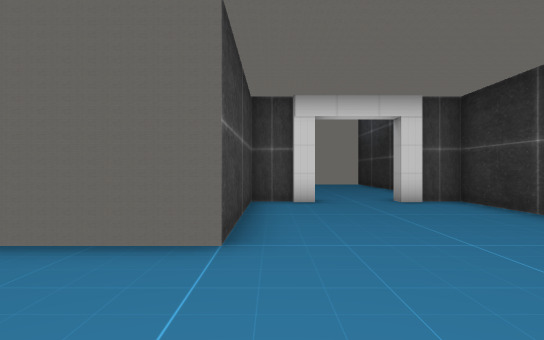
view 1 (above)

20 first-person views from a walk through a scene from a Unity 3-D project. The camera is 1.5 m above the floor, looks level and sees 75° across. Doors are open. The floor is counted in squares, 2 m on a side. Each view is taken from the middle of a square. On the plan, view 1 faces up. The plan holds only what a view shows up to about 11 squares ahead; the rest is blank. The player character is not drawn.

view 2
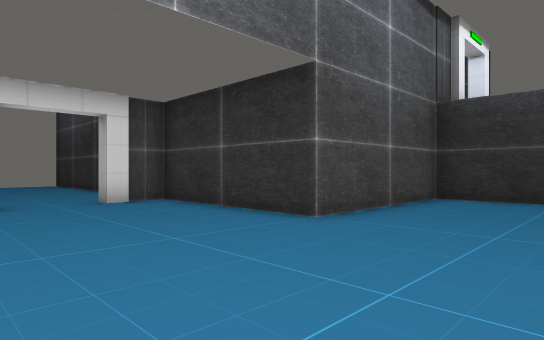

view 3
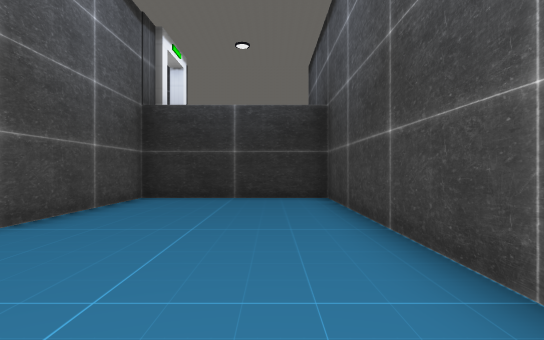

view 4
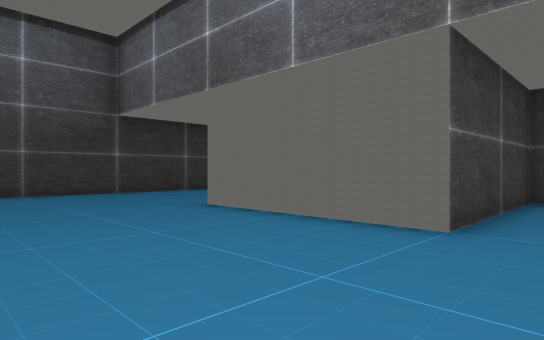

view 5
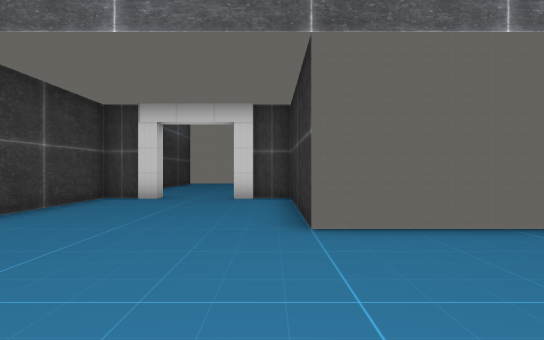

view 6
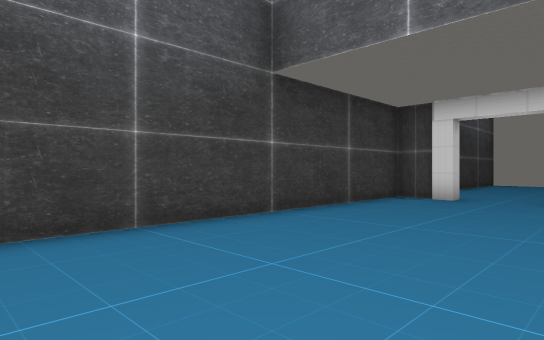

view 7
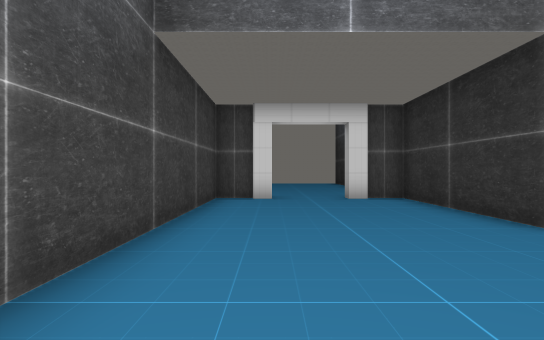

view 8
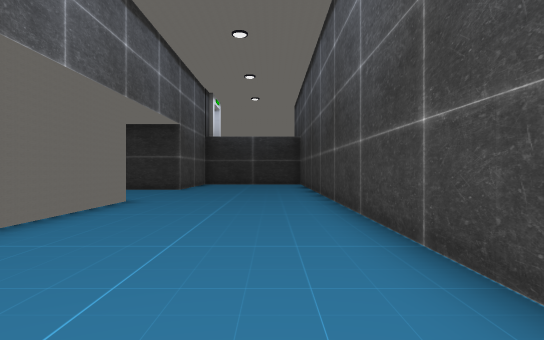

view 9
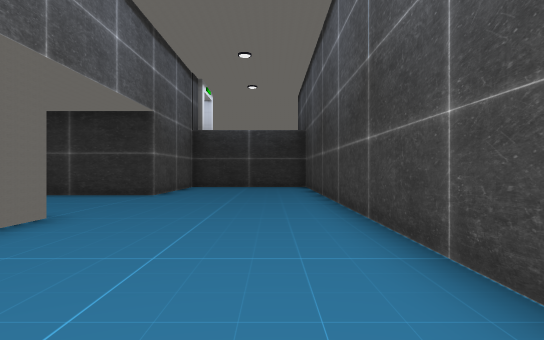

view 10
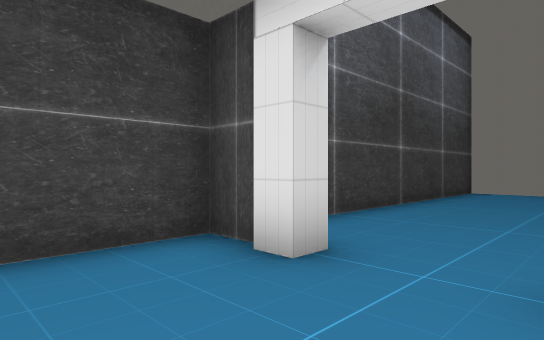

view 11
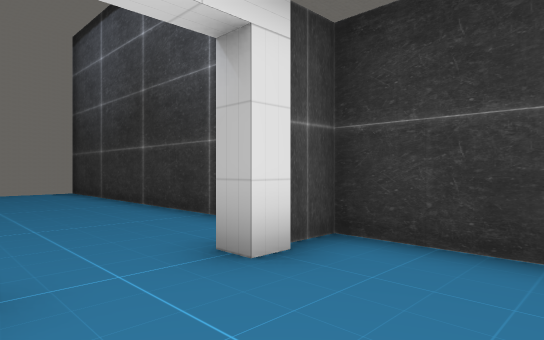

view 12
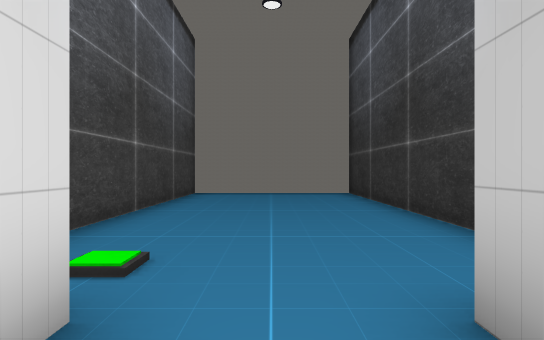

view 13
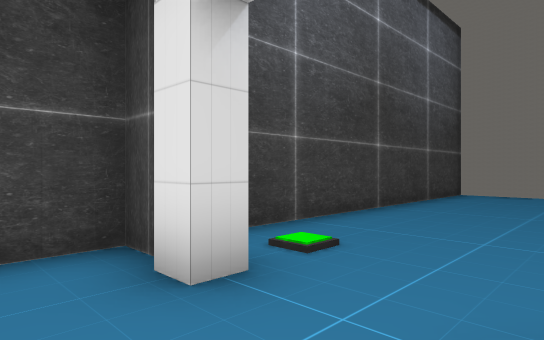

view 14
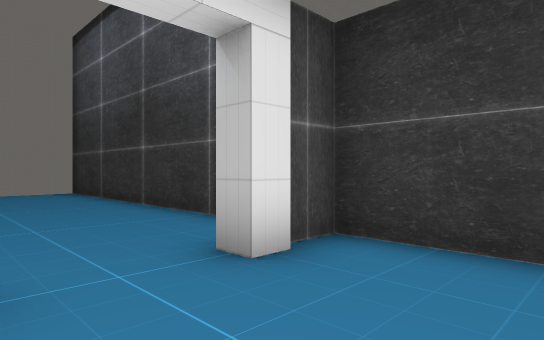

view 15
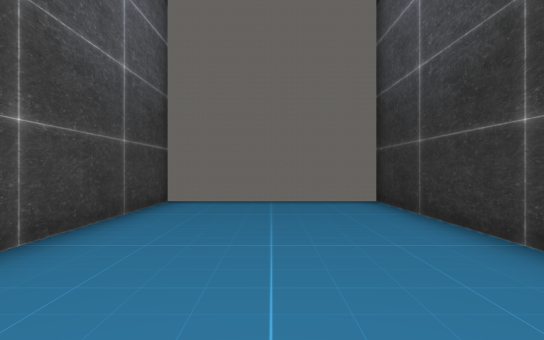

view 16
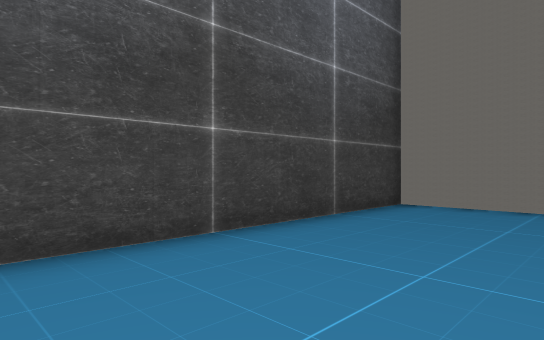

view 17
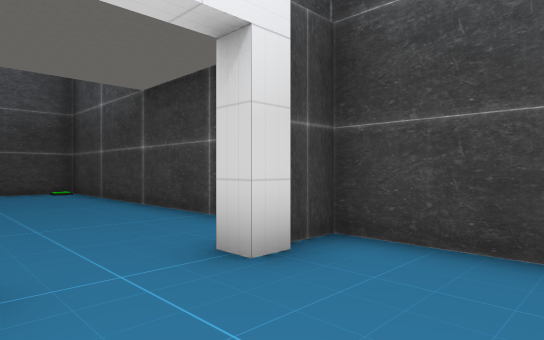

view 18
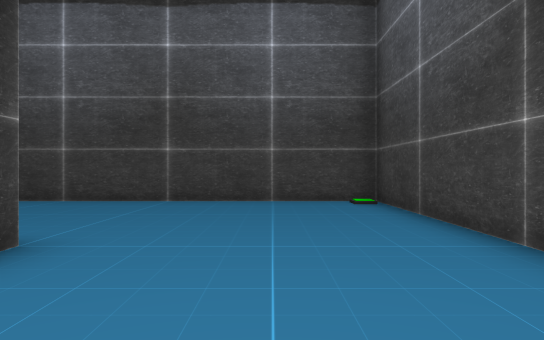

view 19
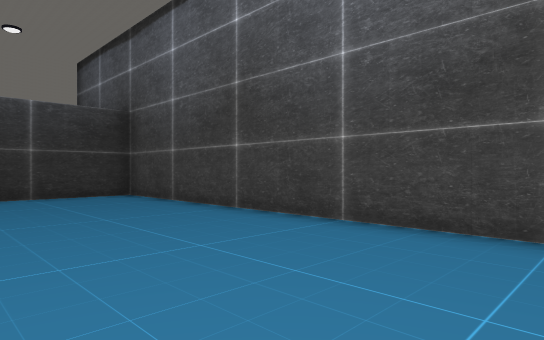

view 20
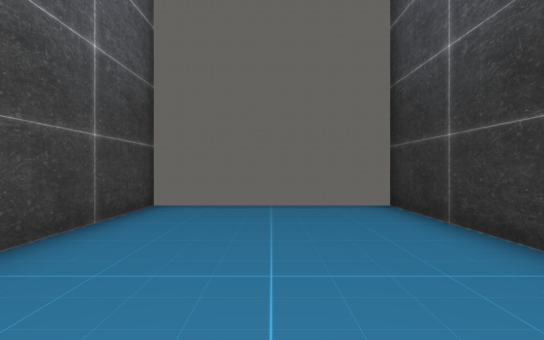

### Floor plan
Points are (right, up) in squares from view 1. A wall is a line through its corners. A room is listed if a view was taken in it or the views show most of it. See-through windows are left out.
Room 1 (views 1, 2, 3, 4, 5, 6, 7, 8, 9, 10, 11, 12, 13, 14, 18, 19)
walls: (1, 8.2) (0.5, 8.2); (0.5, 8.4) (-0.5, 8.4) (-0.5, 3.5) (-5.5, 3.5) (-5.5, 8.4) (-6.5, 8.4); (3.6, 8.2) (3, 8.2); (-6.5, 8.2) (-7, 8.2); (-9, 8.2) (-9.5, 8.2); (-9.5, 8.4) (-10.5, 8.4); (-10.5, 9) (-10.5, -1.5) (9.5, -1.5) (9.5, 3.5) (4.5, 3.5) (4.5, 8.4) (3.5, 8.4)
ways out: open door at (-8, 8.5) to room 2; open door at (2, 8.5) to room 3
objects: other object (-10, -1)
Room 2 (views 15, 16, 17)
walls: (-5.5, 10.8) (-5.5, 18.5) (-10.5, 18.5) (-10.5, 9); (-9.5, 8.8) (-9, 8.8); (-10.5, 8.6) (-9.6, 8.6)
ways out: open door at (-8, 8.5) to room 1
Room 3 (view 20)
walls: (4.5, 10.8) (4.5, 18.5) (-0.5, 18.5) (-0.5, 10)
ways out: open door at (2, 8.5) to room 1
objects: other object (1, 10)

Positions as (right, up) in squares from view 1, and headings:
1: (0, 0), facing up
2: (0, 0), facing up-right
3: (0, 0), facing right
4: (1, -1), facing up-left
5: (-6, -1), facing up
6: (-6, -1), facing up-left
7: (-9, -1), facing up
8: (-9, 0), facing right
9: (-6, 0), facing right
10: (-7, 6), facing up-left
11: (1, 6), facing up-right
12: (2, 7), facing up
13: (3, 7), facing up-left
14: (-9, 6), facing up-right
15: (-8, 10), facing up
16: (-7, 11), facing up-left
17: (-7, 11), facing down-left
18: (-8, 7), facing down
19: (-1, 3), facing down-right
20: (2, 11), facing up
